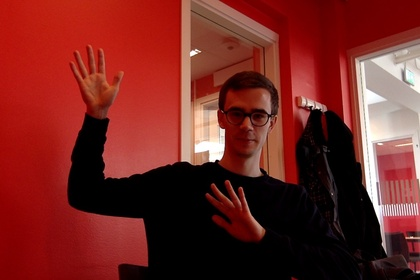
%> input picture images/handAndFaceImages/handAndFace3.jpg, 420 x 280 px, shrunk from 1080 x 720 before the run
$ octave color_to_binary.m   (GNU Octave 9; MATLAB toolbox functions it lacks are replaced by stand-ins)
%> lines starting %> are read from the running program, lines starting %| are printed output that depends on the picture; in (x1, y1, x2, y2) boxes, pixels count from 0 and x2, y2 are one past the last pixel; in counts of white or black regions, pixels touching at a corner belong together; the program's own positions count from 1
### lib/skin_segmentation/Rgb2Binary.m
function bin = Rgb2Binary(image)

% Skin color extraction using a LIMITS given in
% YCrCb color format for [Cb; Cr].

normed = double(image);
summed = sum(image,3);
red = normed(:,:,1) ./ summed;
green = normed(:,:,2) ./ summed;
blue = normed(:,:,3) ./ summed;

LIMITS = [0.3 0.5; 0.2 0.5; 0.2 0.4];

bin = LIMITS(1,1) <= red & red <= LIMITS(1,2)...
    & LIMITS(2,1) <= green & green <= LIMITS(2,2)...
    & LIMITS(3,1) <= blue & blue <= LIMITS(3,2);

end

### lib/skin_segmentation/Rgb2Binary2.m
function bin = Rgb2Binary2(image)

% Skin color extraction using a LIMITS given in
% xyz color format.

image = double(image);
summed = sqrt(sum(image.^2,3));
red = image(:,:,1) ./ summed;
green = image(:,:,2) ./ summed;
blue = image(:,:,3) ./ summed;


LIMITS = [0.5 1; 0 1; 0.4 0.6];

bin = LIMITS(1,1) <= red & red <= LIMITS(1,2)...
    & LIMITS(2,1) <= blue & blue <= LIMITS(2,2)...
    & LIMITS(3,1) <= green & green <= LIMITS(3,2);

end

### lib/skin_segmentation/Hsv2Binary.m
function bin = Hsv2Binary(image)

% Skin color extraction using a hard coded LIMITS
% HSV color format for Hue and Saturation.

LIMITS = [0 0.5; 0.2 0.6];
h = rgb2hsv(image);

bin = LIMITS(1,1) <= h(:,:,1) & h(:,:,1) <= LIMITS(1,2)...
    & LIMITS(2,1) <= h(:,:,2) & h(:,:,2) <= LIMITS(2,2);

end

### lib/analysis_modules/Ycc2Binary.m
function bin = Ycc2Binary(image, mu)

% Skin color extraction using a mean value given in
% YCrCb color format.

height = size(image,1);
width = size(image,2);


y = rgb2ycbcr(image);

bin = zeros(height, width);

for i = 1:height
  for j = 1:width
    bin(i,j) = norm([double(y(i,j,2)) double(y(i,j,3))] - mu,2) < 45;
  end
end

end

### examples/color_to_binary.m
%set(0,'DefaultFigureWindowStyle','docked')
addpath(genpath('./lib/'))

I = imread('images/handAndFaceImages/handAndFace3.jpg');
%> I is the input picture: size 280x420x3 uint8; mean R, G, B 116.8, 39.5, 34.7
%I = imread('images/images-04-26/shirt2.jpg');
%I = imread('images/image3.jpg');

fig1 = figure(1); clf
imshow(I)

I_hsv = rgb2hsv(I);
%> I_hsv: size 280x420x3 double; mean H, S, V 0.193, 0.67, 0.458
I_ycc = rgb2ycbcr(I);
%> I_ycc: size 280x420x3 uint8; mean of channels 1, 2, 3 69.3, 114.5, 162.3

I_norm = double(I);
I_sqrt_sum = sqrt(sum(I_norm.^2,3));

I_sum = sum(I,3);
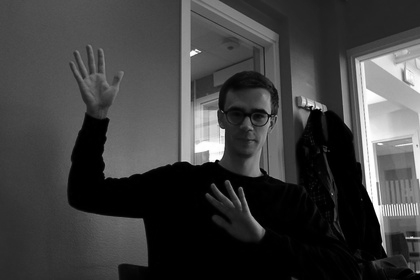
%> I_sum: size 280x420 double; min 0, max 765, mean 191; drawn with min black and max white
redNorm = I_norm(:,:,1) ./ I_sum;
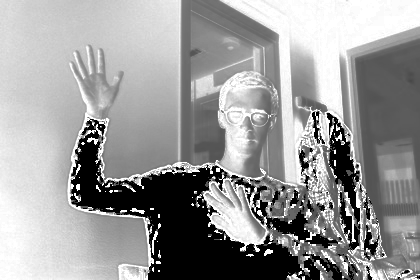
%> redNorm: size 280x420 double; 11.74% of the values are NaN or infinite; the others: min 0, max 1, mean 0.686; drawn with min black, max white, NaN and infinite black
greenNorm = I_norm(:,:,2) ./ I_sum;
blueNorm = I_norm(:,:,3) ./ I_sum;

redNorm2 = I_norm(:,:,1) ./ I_sqrt_sum;
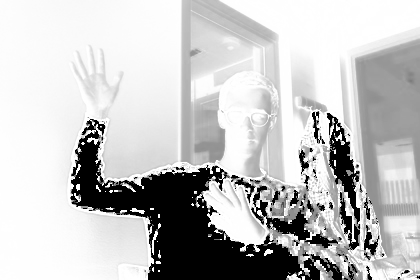
%> redNorm2: size 280x420 double; 11.74% of the values are NaN or infinite; the others: min 0, max 1, mean 0.87; drawn with min black, max white, NaN and infinite black
greenNorm2 = I_norm(:,:,2) ./ I_sqrt_sum;
blueNorm2 = I_norm(:,:,3) ./ I_sqrt_sum;
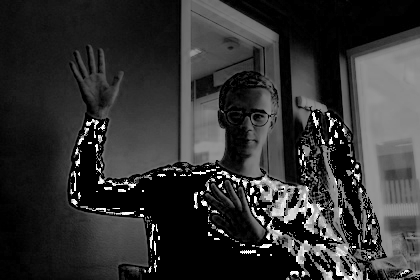
%> blueNorm2: size 280x420 double; 11.74% of the values are NaN or infinite; the others: min 0, max 1, mean 0.227; drawn with min black, max white, NaN and infinite black

%-------------------------
% RGB1

fig2 = figure(2); clf
subplot(2,3,1)
imshow(redNorm)
title('r')
subplot(2,3,2)
imshow(greenNorm)
title('g')
subplot(2,3,3)
imshow(blueNorm)
title('b')

subplot(2,3,4)
imhist(redNorm)
subplot(2,3,5)
imhist(greenNorm)
subplot(2,3,6)
imhist(blueNorm)

%-------------------------
% RGB2

fig3 = figure(3); clf
subplot(2,3,1)
imshow(redNorm2)
title('x')
subplot(2,3,2)
imshow(greenNorm2)
title('y')
subplot(2,3,3)
imshow(blueNorm2)
title('z')

subplot(2,3,4)
imhist(redNorm2)
subplot(2,3,5)
imhist(greenNorm2)
subplot(2,3,6)
imhist(blueNorm2)


%-------------------------
% HSV

fig4 = figure(4); clf
subplot(2,3,1)
imshow(I_hsv(:,:,1))
title('H')
subplot(2,3,2)
imshow(I_hsv(:,:,2))
title('S')
subplot(2,3,3)
imshow(I_hsv(:,:,3))
title('V')


subplot(2,3,4)
imhist(I_hsv(:,:,1))
subplot(2,3,5)
imhist(I_hsv(:,:,2))
subplot(2,3,6)
imhist(I_hsv(:,:,3))


%-------------------------

fig5 = figure(5); clf
subplot(2,3,1)
imshow(I_ycc(:,:,1))
title('Y')
subplot(2,3,2)
imshow(I_ycc(:,:,2))
title('Cb')
subplot(2,3,3)
imshow(I_ycc(:,:,3))
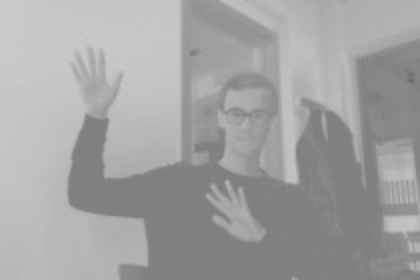
%> displayed picture: size 280x420, on the screen's scale of 0 to 255; min 104, max 203, mean 162.3
title('Cr')

subplot(2,3,4)
imhist(I_ycc(:,:,1))
subplot(2,3,5)
imhist(I_ycc(:,:,2))
subplot(2,3,6)
imhist(I_ycc(:,:,3))
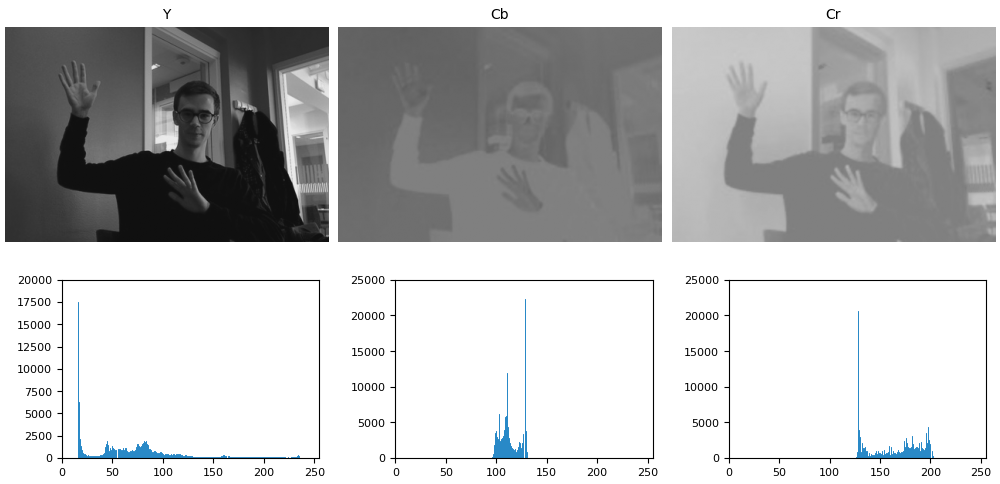
%> figure redrawn from the program's plot data, 6 panels

%--------------------------

fig6 = figure(6); clf
subplot(2,2,1)
bin_norm = Rgb2Binary(I);
%> in Rgb2Binary, `bin = LIMITS(1,1) <= red & red <= LIMITS(1,2) & LIMITS(2,1) <= green &..`: bin: size 280x420 logical; 16.6% white; 437 white regions (405 under 20 px), largest, box (x1, y1, x2, y2) and area: (355, 38, 420, 271) 9502, (181, 0, 275, 166) 5459, (245, 90, 285, 182) 1300
imshow(bin_norm,[0 1])
title('rgb')
subplot(2,2,2)
bin_norm2 = Rgb2Binary2(I);
%> in Rgb2Binary2, `bin = LIMITS(1,1) <= red & red <= LIMITS(1,2) & LIMITS(2,1) <= blue & ..`: bin: size 280x420 logical; 19.9% white; 498 white regions (466 under 20 px), largest, box (x1, y1, x2, y2) and area: (180, 0, 285, 182) 9774, (354, 38, 420, 271) 9686, (323, 145, 350, 243) 464
imshow(bin_norm2,[0 1])
title('xyz')
subplot(2,2,3)
bin_hsv = Hsv2Binary(I);
%> in Hsv2Binary, `bin = LIMITS(1,1) <= h(:,:,1) & h(:,:,1) <= LIMITS(1,2) & LIMITS(2,1) ..`:
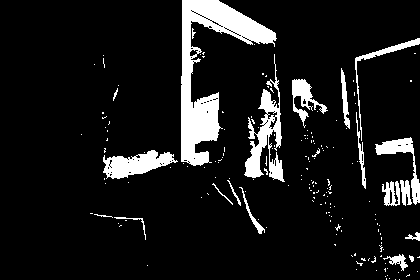
%> bin: size 280x420 logical; 10% white; 178 white regions (157 under 20 px), largest, box (x1, y1, x2, y2) and area: (181, 0, 277, 166) 5095, (244, 54, 285, 182) 1693, (103, 150, 178, 179) 1190
imshow(bin_hsv,[0 1])
title('HSV')
subplot(2,2,4)
bin_ycc = Ycc2Binary(I);
%> the run ends on the next line

$ run again, with images/handAndFaceImages/handAndFace1.jpg copied over images/handAndFaceImages/handAndFace3.jpg
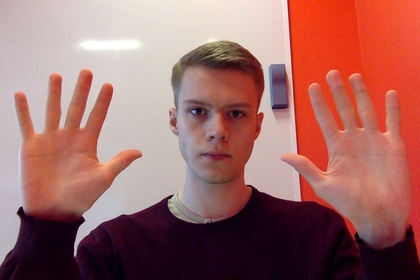
%> input picture images/handAndFaceImages/handAndFace1.jpg, 420 x 280 px, shrunk from 1080 x 720 before the run
%> I is the input picture: size 280x420x3 uint8; mean R, G, B 159.1, 106.6, 102.6
%> I_hsv: size 280x420x3 double; mean H, S, V 0.346, 0.489, 0.625
%> I_ycc: size 280x420x3 uint8; mean of channels 1, 2, 3 120.6, 118.4, 151.4
%> in Rgb2Binary, `bin = LIMITS(1,1) <= red & red <= LIMITS(1,2) & LIMITS(2,1) <= green &..`:
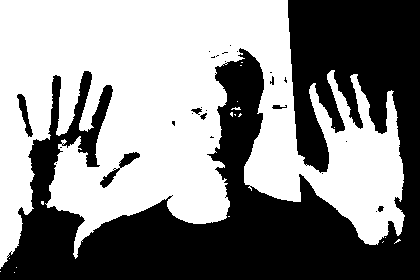
%> bin: size 280x420 logical; 54.1% white; 27 black regions (19 under 20 px), largest, box (x1, y1, x2, y2) and area: (0, 0, 420, 280) 53174, (100, 152, 140, 188) 320, (17, 94, 33, 137) 253
%> in Hsv2Binary, `bin = LIMITS(1,1) <= h(:,:,1) & h(:,:,1) <= LIMITS(1,2) & LIMITS(2,1) ..`:
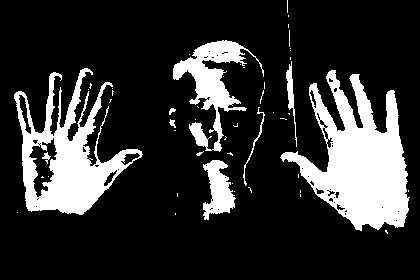
%> bin: size 280x420 logical; 19% white; 50 white regions (41 under 20 px), largest, box (x1, y1, x2, y2) and area: (280, 70, 410, 231) 10157, (14, 68, 143, 215) 7209, (173, 40, 264, 152) 3136
